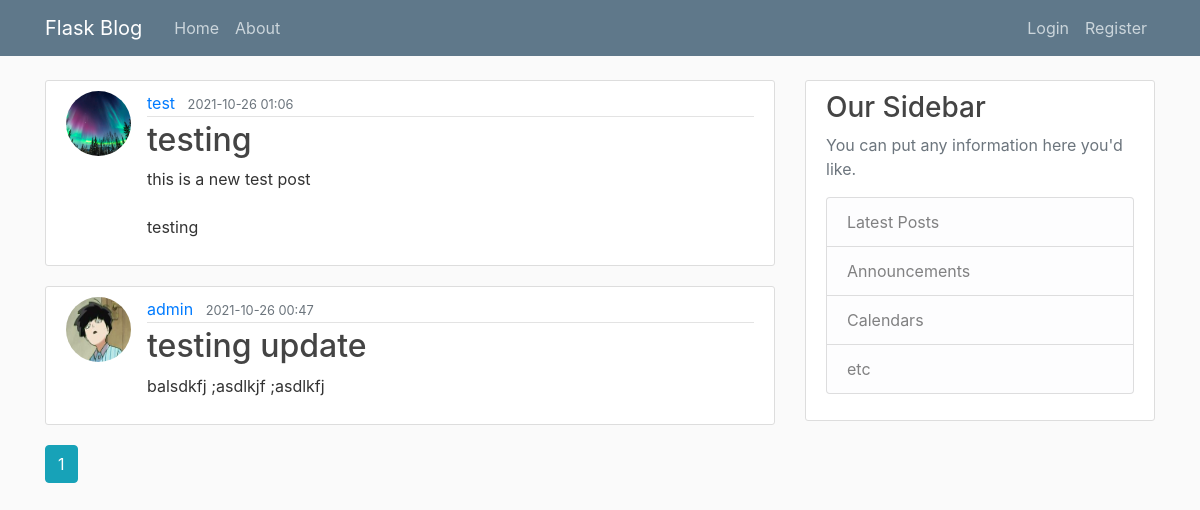
The app's page /home, older data.
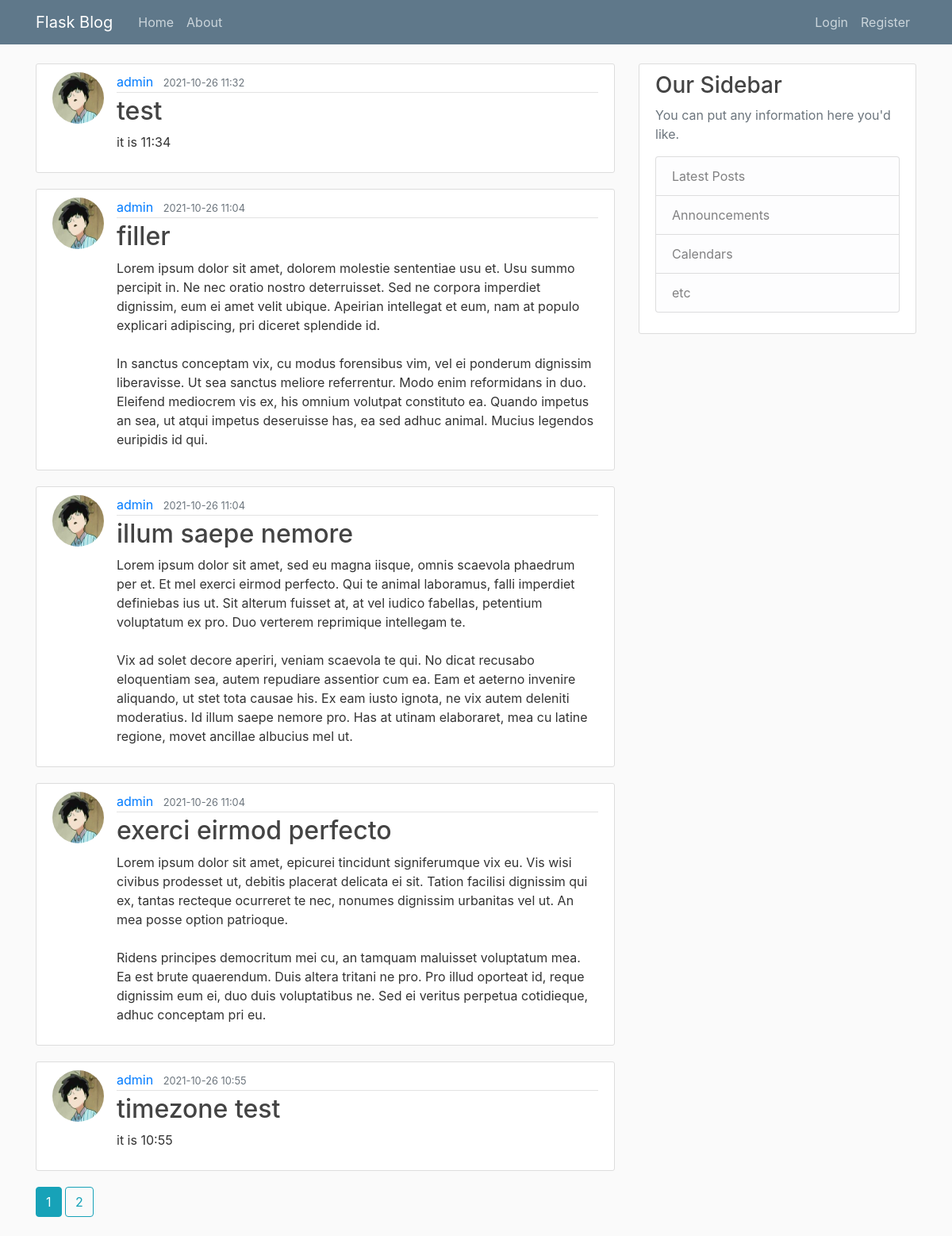
The same page, newer data.
### main/models.py (models this page shows, shortened)
class Post(db.Model):
    id = db.Column(db.Integer, primary_key=True)
    title = db.Column(db.String(100), nullable=False)
    date_posted = db.Column(db.DateTime, nullable=False, default=utc_to_local(datetime.utcnow()))
    content = db.Column(db.Text, nullable=False)
    user_id = db.Column(db.Integer, db.ForeignKey('user.id'), nullable=False)

class User(db.Model, UserMixin):
    id = db.Column(db.Integer, primary_key=True)
    username = db.Column(db.String(20), unique=True, nullable=False)
    email = db.Column(db.String(120), unique=True, nullable=False)
    image_file = db.Column(db.String(20), nullable=False, default='default.jpg')
    password = db.Column(db.String(60), nullable=False)
    posts = db.relationship('Post', backref='author', lazy=True)

### main/primary/routes.py (the view)
@primary.route("/")
@primary.route("/home")
def home():
    page = request.args.get('page', 1, type=int)
    posts = Post.query.order_by(Post.date_posted.desc()).paginate(page=page, per_page=5)
    return render_template('home.html', posts=posts)

### main/templates/home.html
{% extends "layout.html" %}
{% block content %}
   {% for post in posts.items%}
        <article class="media content-section">
            <img class="rounded-circle article-img" src="{{ url_for('static', filename='profile_pics/' + post.author.image_file) }}">
          <div class="media-body">
            <div class="article-metadata">
              <a class="mr-2" href="{{ url_for('users.user_posts', username=post.author.username) }}">{{ post.author.username }}</a>
              <small class="text-muted">{{ post.date_posted.strftime('%Y-%m-%d %H:%M') }}</small>
            </div>
            <h2><a class="article-title" href="{{ url_for('posts.post', post_id=post.id) }}">{{ post.title }}</a></h2>
            <p class="article-content">{{ post.content }}</p>
          </div>
        </article>
   {% endfor %}
    {% for page_num in posts.iter_pages(left_edge=1, right_edge=1, left_current=1, right_current=3) %}
        {% if page_num %}
            {% if posts.page == page_num %}
            <a class="btn btn-info mb-4" href="{{ url_for('primary.home', page=page_num) }}">{{ page_num }}</a>
            {% else %}
            <a class="btn btn-outline-info mb-4" href="{{ url_for('primary.home', page=page_num) }}">{{ page_num }}</a>
            {% endif %}
        {% else %}
            ...
        {% endif %}
    {% endfor %}
{% endblock content %}

Row changes from the older to the newer data that the page shows:
no longer on this page (row unchanged): Post: image_file (placeholder picture), author.username "test", date_posted "2021-10-26 01:06", title "testing", content "this is a new test post testing"
no longer on this page (row unchanged): Post: image_file (picture), author.username "admin", date_posted "2021-10-26 00:47", title "testing update", content "balsdkfj ;asdlkjf ;asdlkfj"
added Post: image_file (picture), author.username "admin", date_posted "2021-10-26 11:32", title "test", content "it is 11:34"
added Post: image_file (picture), author.username "admin", date_posted "2021-10-26 11:04", title "filler", content "Lorem ipsum dolor sit amet, dolorem molestie sententiae usu et. Usu summo percipit in. Ne nec oratio nostro deterruisset. Sed ne corpora imperdiet dignissim, eum ei amet velit ubique. Apeirian intellegat et eum, nam at populo explicari adipiscing, pri diceret splendide id. In sanctus conceptam vix, cu modus forensibus vim, vel ei ponderum dignissim liberavisse. Ut sea sanctus meliore referrentur. Modo enim reformidans in duo. Eleifend mediocrem vis ex, his omnium volutpat constituto ea. Quando impetus an sea, ut atqui impetus deseruisse has, ea sed adhuc animal. Mucius legendos euripidis id qui."
added Post: image_file (picture), author.username "admin", date_posted "2021-10-26 11:04", title "illum saepe nemore", content "Lorem ipsum dolor sit amet, sed eu magna iisque, omnis scaevola phaedrum per et. Et mel exerci eirmod perfecto. Qui te animal laboramus, falli imperdiet definiebas ius ut. Sit alterum fuisset at, at vel iudico fabellas, petentium voluptatum ex pro. Duo verterem reprimique intellegam te. Vix ad solet decore aperiri, veniam scaevola te qui. No dicat recusabo eloquentiam sea, autem repudiare assentior cum ea. Eam et aeterno invenire aliquando, ut stet tota causae his. Ex eam iusto ignota, ne vix autem deleniti moderatius. Id illum saepe nemore pro. Has at utinam elaboraret, mea cu latine regione, movet ancillae albucius mel ut."
added Post: image_file (picture), author.username "admin", date_posted "2021-10-26 11:04", title "exerci eirmod perfecto", content "Lorem ipsum dolor sit amet, epicurei tincidunt signiferumque vix eu. Vis wisi civibus prodesset ut, debitis placerat delicata ei sit. Tation facilisi dignissim qui ex, tantas recteque ocurreret te nec, nonumes dignissim urbanitas vel ut. An mea posse option patrioque. Ridens principes democritum mei cu, an tamquam maluisset voluptatum mea. Ea est brute quaerendum. Duis altera tritani ne pro. Pro illud oporteat id, reque dignissim eum ei, duo duis voluptatibus ne. Sed ei veritus perpetua cotidieque, adhuc conceptam pri eu."
added Post: image_file (picture), author.username "admin", date_posted "2021-10-26 10:55", title "timezone test", content "it is 10:55"
Text that changed along with them:
new list line: "2"
